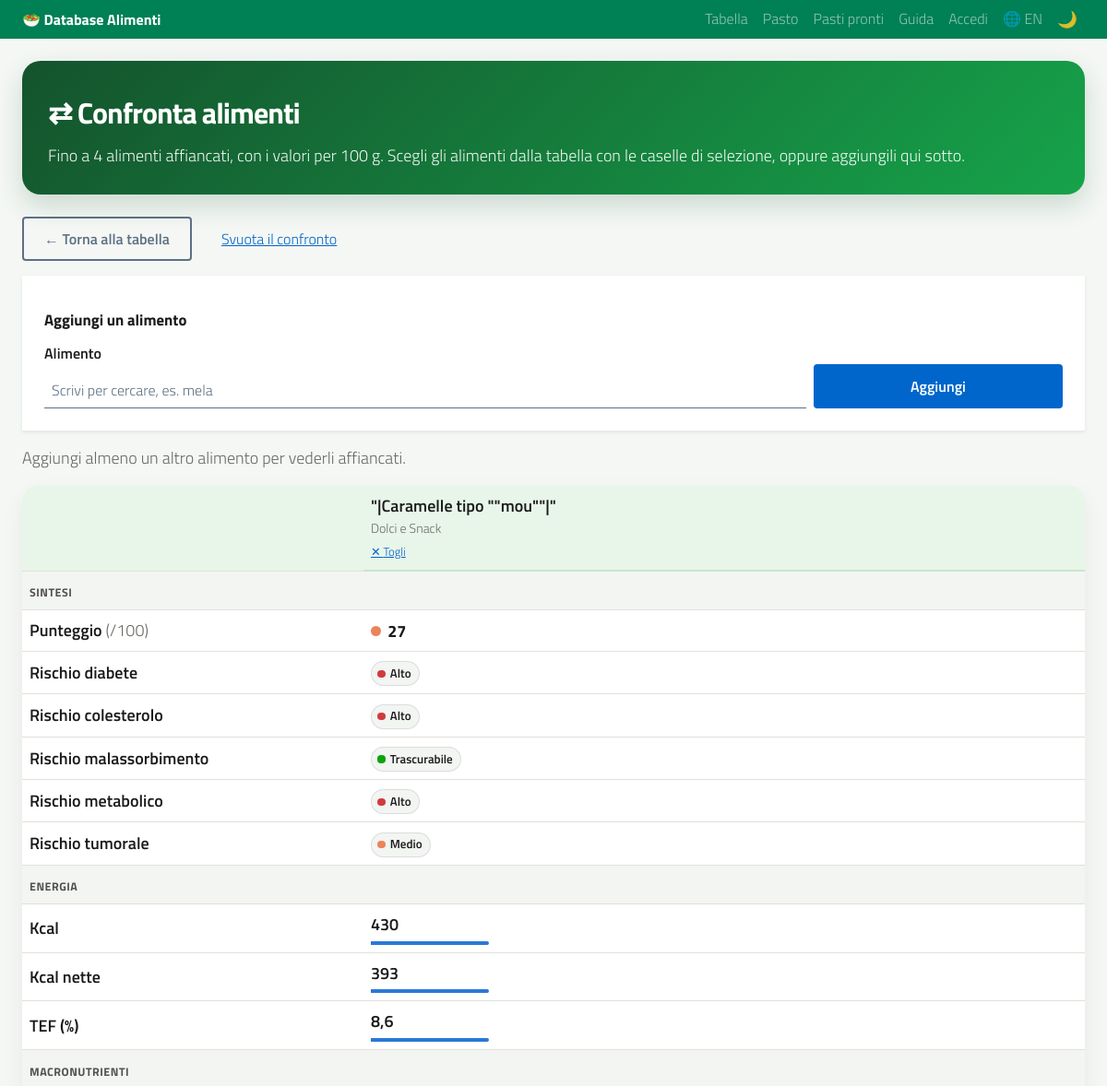
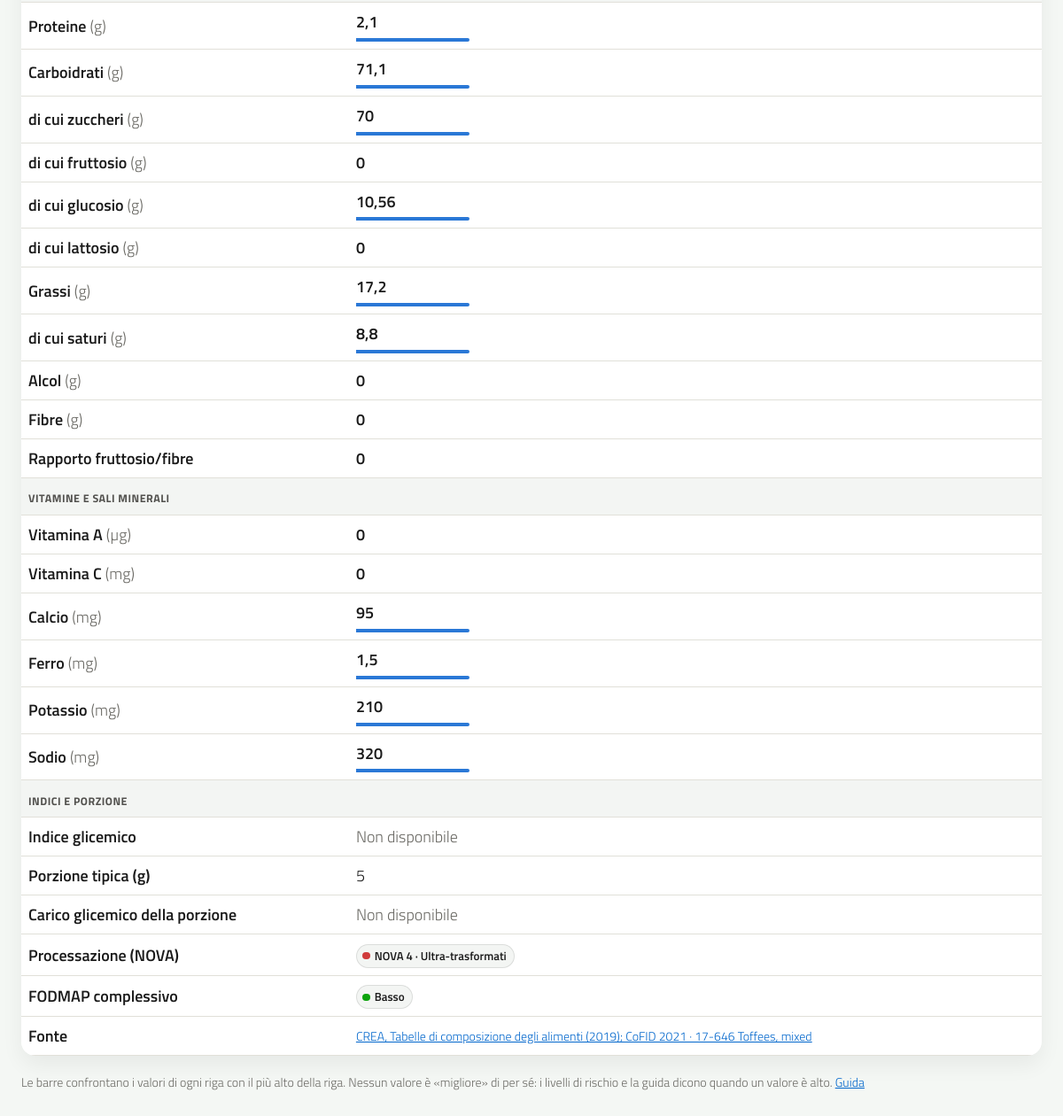
The app's page /confronta?id=1596 with its own data (2 pictures, top to bottom).
### tables this page shows
CREATE TABLE alimenti (
            id INTEGER PRIMARY KEY AUTOINCREMENT,
            alimento TEXT NOT NULL,
            categoria TEXT,

            kcal REAL DEFAULT 0,
            tef_kcal REAL DEFAULT 0,
            tef_percent REAL DEFAULT 0,
            kcal_nette REAL DEFAULT 0,

            fruttosio REAL DEFAULT 0,
            fibre REAL DEFAULT 0,
            rapporto REAL DEFAULT 0,

            rischio_malassorbimento TEXT,
            rischio_metabolico TEXT,
            rischio_tumorale TEXT,

            aggiornato_il TEXT
        , proteine REAL DEFAULT 0, carboidrati REAL DEFAULT 0, grassi REAL DEFAULT 0, url_fonte TEXT, note TEXT, rischio_diabete TEXT, rischio_colesterolo TEXT, zuccheri REAL, grassi_saturi REAL, colesterolo REAL, vitamina_a REAL, vitamina_c REAL, vitamina_d REAL, vitamina_e REAL, vitamina_b12 REAL, folati REAL, calcio REAL, ferro REAL, magnesio REAL, potassio REAL, sodio REAL, zinco REAL, indice_glicemico REAL, nova INTEGER, fodmap_fruttani TEXT, fodmap_gos TEXT, fodmap_lattosio TEXT, fodmap_fruttosio TEXT, fodmap_polioli TEXT, fonte_nutrienti TEXT, fdc_id INTEGER, codice_crea TEXT, codice_barre TEXT, porzione REAL, glucosio REAL, lattosio REAL, alcol REAL, campi_usda TEXT, codice_cofid TEXT, campi_cofid TEXT, campi_ricetta TEXT, ingredienti TEXT);

### web/pagine.py (the view, shortened to what this page needs)
@bp.route("/confronta")
def confronta() -> ResponseReturnValue:
    ids = ids_confronto(request.args.getlist("id"))
    if len(ids) > CONFRONTO_MAX:
        flash(_("Si possono confrontare al massimo %(n)d alimenti: ecco i primi %(n)d.", n=CONFRONTO_MAX), "warning")
        return redirect(url_for("pagine.confronta", id=ids[:CONFRONTO_MAX]))
    trovati = archivio.get_alimenti_per_id(ids)
    if len(trovati) < len(ids):
        flash(_("Alcuni alimenti non sono più nel database e sono stati tolti dal confronto."), "warning")
        return redirect(url_for("pagine.confronta", id=[i for i in ids if i in trovati]))
    alimenti = [trovati[i] for i in ids]
    return render_template(
        "confronto.html",
        alimenti=alimenti,
        ids=ids,
        confronto_max=CONFRONTO_MAX,
        energia=righe_numeriche(alimenti, CONFRONTO_ENERGIA),
        macro=righe_numeriche(alimenti, CONFRONTO_MACRO),
        micro=righe_numeriche(alimenti, CONFRONTO_MICRO),
        indici=[
            {
                "ig": nutrienti.livello_indice_glicemico(a.get("indice_glicemico")),
                "carico": nutrienti.carico_glicemico(a, nutrienti.porzione(a)),
                "porzione": nutrienti.porzione(a),
                "nova": nutrienti.gruppo_nova(a),
                "fodmap": nutrienti.fodmap_complessivo(a),
            }
            for a in alimenti
        ],
        etichette_rischi={campo: importazione.ETICHETTE[campo] for campo in analisi.CAMPI_RISCHIO},
        elenco=archivio.elenco_per_ricerca() if len(alimenti) < CONFRONTO_MAX else [],
    )

### templates/confronto.html (shortened to what this page needs)
{% extends "base.html" %}
{% block content %}
{% macro righe_valori(righe) %}
    {% for riga in righe %}
        <tr>
            <th scope="row">
                {{ riga.etichetta|traduci }}{% if riga.unita %} <span class="text-muted fw-normal">({{ riga.unita }})</span>{% endif %}
            </th>
            {% for valore, quota in riga.valori %}
                <td class="confronto-valore">
                    {% if valore is none %}
                        <span class="text-muted">–</span>
                    {% else %}
                        <span class="confronto-numero">{{ valore|round(riga.decimali)|numero }}</span>
                        {% if quota > 0 %}
                            <span class="confronto-barra" style="--quota: {{ '%.3f'|format(quota) }}" aria-hidden="true"></span>
                        {% endif %}
                    {% endif %}
                </td>
            {% endfor %}
        </tr>
    {% endfor %}
{% endmacro %}
{% macro intestazione_sezione(titolo) %}
    <tr class="confronto-sezione">
        <th scope="colgroup" colspan="{{ alimenti|length + 1 }}">{{ titolo }}</th>
    </tr>
{% endmacro %}
<div class="page-header">
    <h1>⇄ {{ _('Confronta alimenti') }}</h1>
    <p>
    </p>
</div>
<div class="d-flex flex-wrap gap-2 mb-3">
    <a href="{{ url_for('pagine.index') }}" class="btn btn-outline-secondary btn-sm">← {{ _('Torna alla tabella') }}</a>
    {% if alimenti %}
        <a href="{{ url_for('pagine.confronta') }}" class="btn btn-link btn-sm">{{ _('Svuota il confronto') }}</a>
    {% endif %}
</div>
{% if alimenti|length < confronto_max %}
    <section class="card card-form shadow-sm p-4 mb-3" aria-labelledby="titolo-aggiungi-confronto">
        <h2 class="grafico-titolo" id="titolo-aggiungi-confronto">{{ _('Aggiungi un alimento') }}</h2>
        <form method="get" action="{{ url_for('pagine.confronta') }}" class="row g-2 align-items-end">
            <div class="col-md-9">
                <label for="cerca-confronto" class="form-label">{{ _('Alimento') }}</label>
                <input type="text" class="form-control" id="cerca-confronto" name="cerca" list="elenco-alimenti"
                       autocomplete="off" placeholder="{{ _('Scrivi per cercare, es. mela') }}" required>
            </div>
            <div class="col-md-3">
                <button type="submit" class="btn btn-primary w-100">{{ _('Aggiungi') }}</button>
            </div>
        </form>
    </section>
{% endif %}
{% if alimenti|length < 2 %}
    <p class="text-muted">
        {% if alimenti %}
            {{ _('Aggiungi almeno un altro alimento per vederli affiancati.') }}
        {% else %}
            {{ _('Nessun alimento da confrontare.') }}
        {% endif %}
    </p>
{% endif %}
{% if alimenti %}
<section class="card table-card mb-3" aria-labelledby="titolo-confronto">
    <div class="table-responsive confronto-scorrimento">
        <table class="table align-middle mb-0 tabella-confronto" style="--colonne: {{ alimenti|length }}">
            <thead>
                <tr>
                    <td class="confronto-angolo"></td>
                    {% for a in alimenti %}
                        {% set altri = ids|reject('equalto', a.id)|list %}
                        <th scope="col" class="confronto-alimento">
                            <a class="nome-alimento" href="{{ url_for('pagine.scheda', alimento_id=a.id) }}">{{ a.alimento }}</a>
                            <small class="d-block text-muted fw-normal">{{ (a.categoria or 'Senza categoria')|traduci }}</small>
                            <a class="confronto-togli" href="{{ url_for('pagine.confronta', id=altri) }}"
                               aria-label="{{ _('Togli %(nome)s dal confronto', nome=a.alimento) }}">✕ {{ _('Togli') }}</a>
                        </th>
                    {% endfor %}
                </tr>
            </thead>
            <tbody>
                {{ intestazione_sezione(_('Sintesi')) }}
                <tr>
                    <th scope="row">{{ _('Punteggio') }} <span class="text-muted fw-normal">(/100)</span></th>
                    {% for a in alimenti %}
                        <td>
                            {% if a.punteggio is not none %}
                                {% set liv = livello_punteggio(a.punteggio) %}
                                <span class="punteggio stato-{{ liv.stato }}" title="{{ _('Livello medio: %(livello)s', livello=liv.etichetta|traduci) }}">{{ a.punteggio }}</span>
                            {% else %}
                                <span class="text-muted">–</span>
                            {% endif %}
                        </td>
                    {% endfor %}
                </tr>
                {% for campo, etichetta in rischi_elenco %}
                    <tr>
                        <th scope="row">{{ etichette_rischi[campo]|traduci }}</th>
                        {% for a in alimenti %}
                            <td>
                                {% if a[campo] %}
                                    <span class="badge-risk stato-{{ stato_rischio(a[campo]) }}">{{ a[campo]|traduci }}</span>
                                {% else %}
                                    <span class="badge-risk stato-nd">{{ _('Non classificato') }}</span>
                                {% endif %}
                            </td>
                        {% endfor %}
                    </tr>
                {% endfor %}
                {% if energia %}
                    {{ intestazione_sezione(_('Energia')) }}
                    {{ righe_valori(energia) }}
                {% endif %}
                {% if macro %}
                    {{ intestazione_sezione(_('Macronutrienti')) }}
                    {{ righe_valori(macro) }}
                {% endif %}
                {% if micro %}
                    {{ intestazione_sezione(_('Vitamine e sali minerali')) }}
                    {{ righe_valori(micro) }}
                {% endif %}
                {{ intestazione_sezione(_('Indici e porzione')) }}
                <tr>
                    <th scope="row">{{ _('Indice glicemico') }}</th>
                    {% for a in alimenti %}
                        {% set ig = indici[loop.index0].ig %}
                        <td>
                            {% if ig %}
                                <span class="badge-risk stato-{{ ig.stato }}">{{ a.indice_glicemico|numero }} · {{ ig.etichetta|traduci }}</span>
                            {% else %}
                                <span class="text-muted">{{ _('Non disponibile') }}</span>
                            {% endif %}
                        </td>
                    {% endfor %}
                </tr>
                <tr>
                    <th scope="row">{{ _('Porzione tipica (g)') }}</th>
                    {% for a in alimenti %}
                        <td>{{ indici[loop.index0].porzione|numero }}</td>
                    {% endfor %}
                </tr>
                <tr>
                    <th scope="row">{{ _('Carico glicemico della porzione') }}</th>
                    {% for a in alimenti %}
                        {% set carico = indici[loop.index0].carico %}
                        <td>
                            {% if carico is not none %}
                                {% set liv_cg = nutrienti.livello_carico_glicemico(carico) %}
                                <span class="badge-risk stato-{{ liv_cg.stato }}">{{ carico|numero }} · {{ liv_cg.etichetta|traduci }}</span>
                            {% else %}
                                <span class="text-muted">{{ _('Non disponibile') }}</span>
                            {% endif %}
                        </td>
                    {% endfor %}
                </tr>
                <tr>
                    <th scope="row">{{ _('Processazione (NOVA)') }}</th>
                    {% for a in alimenti %}
                        {% set nova = indici[loop.index0].nova %}
                        <td>
                            {% if nova %}
                                <span class="badge-risk stato-{{ nova.stato }}">NOVA {{ nova.gruppo }} · {{ nova.etichetta|traduci }}</span>
                            {% else %}
                                <span class="text-muted">{{ _('Non disponibile') }}</span>
                            {% endif %}
                        </td>
                    {% endfor %}
                </tr>
                <tr>
                    <th scope="row">{{ _('FODMAP complessivo') }}</th>
                    {% for a in alimenti %}
                        {% set fodmap = indici[loop.index0].fodmap %}
                        <td>
                            {% if fodmap %}
                                <span class="badge-risk stato-{{ fodmap.stato }}">{{ fodmap.etichetta|traduci }}</span>
                            {% else %}
                                <span class="text-muted">{{ _('Non classificato') }}</span>
                            {% endif %}
                        </td>
                    {% endfor %}
                </tr>
                <tr>
                    <th scope="row">{{ _('Fonte') }}</th>
                    {% for a in alimenti %}
                        <td class="small">
                            {% if a.url_fonte %}
                                <a href="{{ a.url_fonte }}" target="_blank" rel="noopener noreferrer">{{ a.fonte_nutrienti or a.url_fonte }}</a>
                            {% else %}
                                {{ a.fonte_nutrienti or '–' }}
                            {% endif %}
                        </td>
                    {% endfor %}
                </tr>
            </tbody>
        </table>
    </div>
</section>
<p class="small text-muted">
    {{ _('Le barre confrontano i valori di ogni riga con il più alto della riga. Nessun valore è «migliore» di per sé: i livelli di rischio e la guida dicono quando un valore è alto.') }}
    <a href="{{ url_for('pagine.guida') }}">{{ _('Guida') }}</a>
</p>
{% endif %}
{% endblock %}

### records on screen
alimenti: alimento "\"|Caramelle tipo \"\"mou\"\"|\"", categoria "Dolci e Snack", punteggio "27", rischio_diabete "Alto", rischio_colesterolo "Alto", rischio_malassorbimento "Trascurabile", rischio_metabolico "Alto", rischio_tumorale "Medio", kcal "430", {{ '%.3f'|format(quota) }} 1.000 (drawn), kcal_nette "393", tef_percent "8,6", proteine "2,1", carboidrati "71,1", zuccheri "70", fruttosio "0", glucosio "10,56", lattosio "0", grassi "17,2", grassi_saturi "8,8", alcol "0", fibre "0", rapporto "0", vitamina_a "0", vitamina_c "0", calcio "95", ferro "1,5", potassio "210", sodio "320", porzione "5", gruppo "4", etichetta|traduci "Ultra-trasformati", etichetta|traduci "Basso", fonte_nutrienti "CREA, Tabelle di composizione degli alimenti (2019); CoFID 2021 · 17-646 Toffees, mixed"

### other values on screen
{{ codice|upper }} "EN"
{{ titolo }} "SINTESI ENERGIA MACRONUTRIENTI VITAMINE E SALI MINERALI INDICI E PORZIONE"
{{ etichette_rischi[campo]|traduci }} "Rischio diabete" "Rischio colesterolo" "Rischio malassorbimento" "Rischio metabolico" "Rischio tumorale"
{{ riga.etichetta|traduci }} "Kcal" "Kcal nette" "TEF (%)" "Proteine" "Carboidrati" "di cui zuccheri" "di cui fruttosio" "di cui glucosio" "di cui lattosio" "Grassi" "di cui saturi" "Alcol" "Fibre" "Rapporto fruttosio/fibre" "Vitamina A" "Vitamina C" "Calcio" "Ferro" "Potassio" "Sodio"
{{ riga.unita }} "g" "g" "g" "g" "g" "g" "g" "g" "g" "g" "µg" "mg" "mg" "mg" "mg" "mg"
